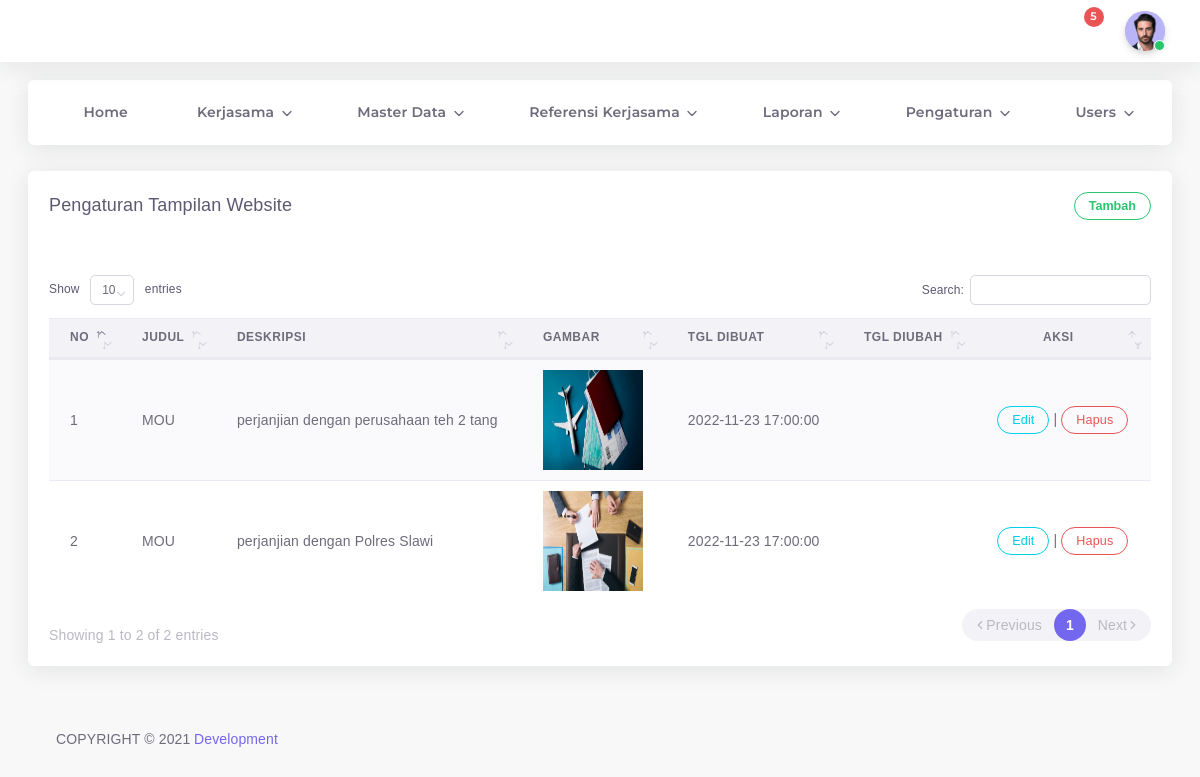
Page /admin/web.php (signed in) on the earlier database version.
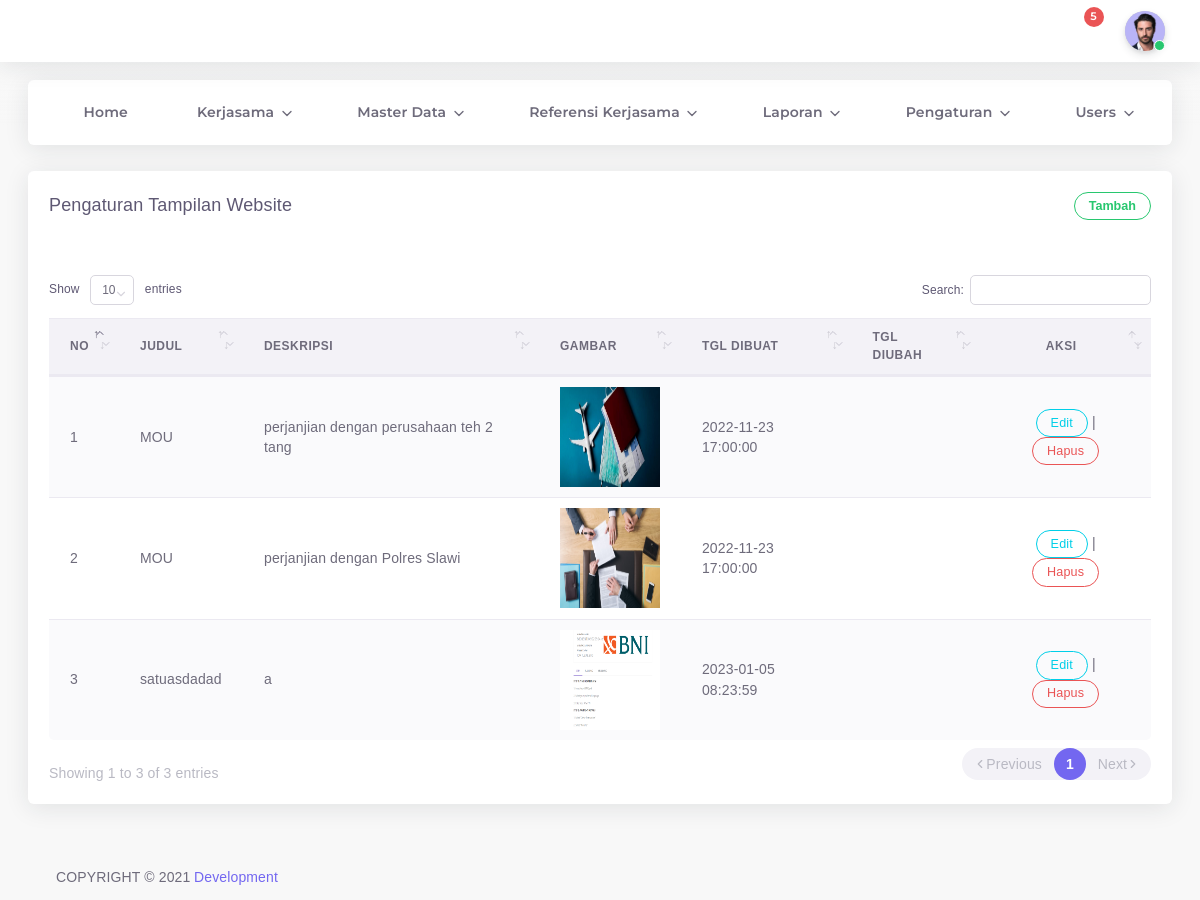
Same page on the later database version.
### tables this page shows
CREATE TABLE `web` (
  `id` int(11) NOT NULL,
  `judul` varchar(255) NOT NULL,
  `deskripsi` varchar(255) NOT NULL,
  `telpon` varchar(15) NOT NULL,
  `email` varchar(100) NOT NULL,
  `alamat` text NOT NULL,
  `instagram` varchar(100) NOT NULL,
  `date_created` timestamp NULL DEFAULT CURRENT_TIMESTAMP,
  `date_updated` timestamp NULL DEFAULT NULL ON UPDATE CURRENT_TIMESTAMP,
  `status` enum('Y','N') NOT NULL DEFAULT 'Y',
  `gambar` varchar(255) NOT NULL
);

### admin/web.php (the view, shortened to what this page needs)
<?php
include "header.php";
?>
<div class="app-content content ">
  <div class="content-wrapper container-xxl p-0">
    <div class="row match-height">
      <div class="col-lg-12">
        <div class="card">
          <div class="card-header">
            <h4 class="card-title">Pengaturan Tampilan Website</h4>
            <button type="button" class="btn btn-outline-success round btn-sm" data-toggle="modal" data-target="#add">
              <strong>Tambah</strong>
            </button>
          </div>
          <div class="card-body table-responsive">
            <table id="dataTables" class="table table-striped">
              <thead>
                <tr>
                  <th>No</th>
                  <th>Judul</th>
                  <th>Deskripsi</th>
                  <th>Gambar</th>
                  <th>TGL DIBUAT</th>
                  <th>TGL DIUBAH</th>
                  <th style="text-align:center;">Aksi</th>
                </tr>
              </thead>
              <tbody>
                <?php
											include "config.php";
											$no = 1;
											$data = mysqli_query($kon, "SELECT * FROM web ORDER BY id ASC");
											while($hasil = mysqli_fetch_array($data)){
											?>
                <tr>
                  <td>
                    <?php echo $no++; ?>
                  </td>
                  <td><?php echo $hasil ['judul'];?></td>
                  <td><?php echo $hasil ['deskripsi'];?></td>
                  <td><img src="../img/<?php echo $hasil['gambar']; ?>" width="100" height="100"></td>
                  <td><?php echo $hasil ['date_created'];?></td>
                  <td><?php echo $hasil ['date_updated'];?></td>
                  <td style="text-align:center ;">
                    <a href="#" type="button" class="open_modal btn btn-outline-info round btn-sm" data-toggle="modal"
                      data-target="#edit<?php echo $hasil['id_lembaga']; ?>">Edit</a> |
                    <a href="#" type="button" class="open_modal btn btn-outline-danger round btn-sm" data-toggle="modal"
                      data-target="#deleteEmployeeModal<?php echo $hasil['id_lembaga']; ?>">Hapus</a>
                  </td>
                </tr>
                <?php
									}
									?>
              </tbody>
            </table>
          </div>
        </div>
      </div>
    </div>
  </div>
  <div class="drag-target"></div>
  <?php include "footer.php";?>
  </body>
  </html>

### admin/header.php (shortened to what this page needs)
<!DOCTYPE html>
<html class="loading" lang="en" data-textdirection="ltr">
  <head>
    <link rel="stylesheet" type="text/css" href="../vendor/app-assets/css/pages/page-auth.css">
    <link rel="stylesheet" type="text/css" href="../vendor/app-assets/css/plugins/forms/form-validation.css">
    <link rel="stylesheet" type="text/css" href="../vendor/app-assets/vendors/css/vendors.min.css">
    <link rel="stylesheet" type="text/css" href="../vendor/app-assets/vendors/css/charts/apexcharts.css">
    <link rel="stylesheet" type="text/css" href="../vendor/app-assets/css/bootstrap.css">
    <link rel="stylesheet" type="text/css" href="../vendor/app-assets/css/bootstrap-extended.css">
    <link rel="stylesheet" type="text/css" href="../vendor/app-assets/css/colors.css">
    <link rel="stylesheet" type="text/css" href="../vendor/app-assets/css/components.css">
    <link rel="stylesheet" type="text/css" href="../vendor/app-assets/css/themes/dark-layout.css">
    <link rel="stylesheet" type="text/css" href="../vendor/app-assets/css/themes/bordered-layout.css">
    <link rel="stylesheet" type="text/css" href="../vendor/app-assets/css/themes/semi-dark-layout.css">
    <link rel="stylesheet" type="text/css" href="../vendor/app-assets/css/core/menu/menu-types/horizontal-menu.css">
    <link rel="stylesheet" type="text/css" href="../vendor/app-assets/css/pages/dashboard-ecommerce.css">
    <link rel="stylesheet" type="text/css" href="../vendor/app-assets/css/plugins/charts/chart-apex.css">
    <link rel="stylesheet" type="text/css" href="../vendor/assets/css/style.css">
    <link rel="stylesheet" type="text/css" href="../vendor/app-assets/vendors/css/forms/select/select2.min.css">
    <link rel="stylesheet" type="text/css" href="../vendor/app-assets/vendors/css/pickers/pickadate/pickadate.css">
    <link rel="stylesheet" type="text/css" href="../vendor/app-assets/vendors/css/pickers/flatpickr/flatpickr.min.css">
    <link rel="stylesheet" href="../plugins/datatables-bs4/css/dataTables.bootstrap4.min.css">
    <link rel="stylesheet" href="../plugins/datatables-responsive/css/responsive.bootstrap4.min.css">
    <link rel="stylesheet" type="text/css" href="../vendor/app-assets/vendors/css/file-uploaders/dropzone.min.css">
    <link rel="stylesheet" type="text/css" href="../vendor/app-assets/css/plugins/forms/form-file-uploader.css">
  </head>
  <body class="horizontal-layout horizontal-menu  navbar-floating footer-static  " data-open="hover"
    data-menu="horizontal-menu" data-col="">
    <nav class="header-navbar navbar-expand-lg navbar navbar-fixed align-items-center navbar-shadow navbar-brand-center"
      data-nav="brand-center">
      <div class="navbar-container d-flex content">
        <ul class="nav navbar-nav align-items-center ml-auto">
          <li class="nav-item d-none d-lg-block">
            <a class="nav-link nav-link-style">
              <i class="ficon" data-feather="moon"></i>
            </a>
          </li>
          <li class="nav-item dropdown dropdown-notification mr-25">
            <a class="nav-link" href="javascript:void(0);" data-toggle="dropdown">
              <i class="ficon" data-feather="bell"></i>
              <span class="badge badge-pill badge-danger badge-up">5</span></a>
          </li>
          <li class="nav-item dropdown dropdown-user">
            <a class="nav-link dropdown-toggle dropdown-user-link" id="dropdown-user" href="javascript:void(0);"
              data-toggle="dropdown" aria-haspopup="true" aria-expanded="false">
              <div class="user-nav d-sm-flex d-none">
              </div>
              <span class="avatar"><img class="round" src="../vendor/app-assets//images/portrait/small/avatar-s-11.jpg"
                  alt="avatar" height="40" width="40">
                <span class="avatar-status-online"></span></span>
            </a>
          </li>
        </ul>
      </div>
    </nav>
    <?php include 'menu.php';
?>

### admin/menu.php (shortened to what this page needs)
<div class="horizontal-menu-wrapper">
  <div
    class="header-navbar navbar-expand-sm navbar navbar-horizontal floating-nav navbar-light navbar-shadow menu-border container-xxl"
    role="navigation" data-menu="menu-wrapper" data-menu-type="floating-nav">
    <div class="navbar-container main-menu-content" data-menu="menu-container">
      <ul class="nav navbar-nav" id="main-menu-navigation" data-menu="menu-navigation">
        <li data-menu="" <?php if (isset($_GET["home"])){echo 'class="active"';}?>>
          <a class="dropdown-item d-flex align-items-center" href="home.php?home">
            <i data-feather="home"></i>
            <span data-i18n="Documentation"><strong>Home</strong></span>
          </a>
        </li>
        <li class="dropdown nav-item" data-menu="dropdown"
          <?php if (isset($_GET["kerjasama"])){echo 'class="active"';}?>>
          <a class="dropdown-toggle nav-link d-flex align-items-center" data-toggle="dropdown">
            <i data-feather='folder-plus'></i>
            <span data-i18n="Misc"><strong>Kerjasama</strong> </span></a>
        </li>
        <li class="dropdown nav-item" data-menu="dropdown"
          <?php if (isset($_GET["master"])){echo 'class="active"';}?>>
          <a class="dropdown-toggle nav-link d-flex align-items-center" data-toggle="dropdown">
            <i data-feather="box"></i>
            <span data-i18n="Misc"><strong>Master Data</strong></span></a>
        </li>
        <li class="dropdown nav-item" data-menu="dropdown">
          <a class="dropdown-toggle nav-link d-flex align-items-center" href="#" data-toggle="dropdown">
            <i data-feather="paperclip"></i>
            <span data-i18n="Misc"><strong>Referensi Kerjasama</strong></span></a>
        </li>
        <li class="dropdown nav-item" data-menu="dropdown">
          <a class="dropdown-toggle nav-link d-flex align-items-center" href="#" data-toggle="dropdown">
            <i data-feather="database"></i>
            <span data-i18n="Misc"><strong>Laporan</strong></span></a>
        </li>
        <li class="dropdown nav-item" data-menu="dropdown">
          <a class="dropdown-toggle nav-link d-flex align-items-center" href="#" data-toggle="dropdown">
            <i data-feather="settings"></i>
            <span data-i18n="Misc"><strong>Pengaturan</strong></span></a>
        </li>
        <li class="dropdown nav-item" data-menu="dropdown">
          <a class="dropdown-toggle nav-link d-flex align-items-center" href="#" data-toggle="dropdown">
            <i data-feather="settings"></i>
            <span data-i18n="Misc"><strong>Users</strong></span></a>
        </li>
      </ul>
    </div>
  </div>
</div>

### admin/footer.php (shortened to what this page needs)
<footer class="footer footer-static footer-light">
  <p class="clearfix mb-0"><span class="float-md-left d-block d-md-inline-block mt-25">COPYRIGHT &copy; 2021<a
        class="ml-25" href="#" target="_blank">Development</a></span></p>
</footer>

### admin/header.php (style rules this page uses)
.navbar-floating, .label { font-size: 14px; font-weight: 400; font-family: Rubik, sans-serif; }

Differences in the rows shown:
added web: judul "satuasdadad", deskripsi "a", gambar (picture), date_created "2023-01-05 08:23:59"
Other differences:
text written by a page script: "Show entries Search: Showing 1 to 2 of 2 entries Previous 1 Next" → "Show entries Search: Showing 1 to 3 of 3 entries Previous 1 Next"
